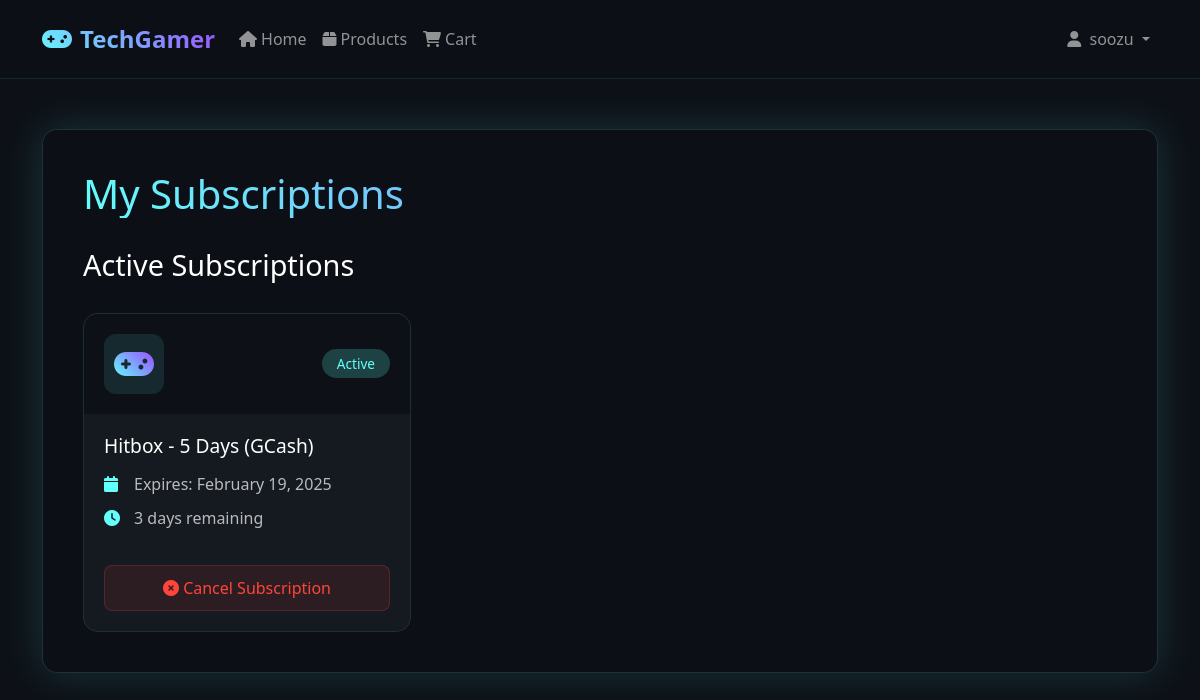
The page /subscriptions.php (signed in) on the database its author committed.
### tables this page shows
CREATE TABLE `subscriptions` (
  `id` int(11) NOT NULL,
  `user_id` int(11) NOT NULL,
  `product_id` int(11) NOT NULL,
  `start_date` datetime NOT NULL,
  `end_date` datetime NOT NULL,
  `status` enum('active','expired') NOT NULL DEFAULT 'active',
  `created_at` timestamp NOT NULL DEFAULT current_timestamp()
);

CREATE TABLE `products` (
  `id` int(11) NOT NULL,
  `name` varchar(100) NOT NULL,
  `description` text DEFAULT NULL,
  `price` decimal(10,2) NOT NULL,
  `category` varchar(50) DEFAULT NULL,
  `image_url` varchar(255) DEFAULT NULL,
  `stock` int(11) DEFAULT 0,
  `created_at` timestamp NOT NULL DEFAULT current_timestamp(),
  `category_id` int(11) DEFAULT NULL
);

### subscriptions.php (the view, shortened to what this page needs)
<?php
require_once 'config/database.php';
$user_id = $_SESSION['user_id'];
$active_sql = "SELECT s.*, p.name as product_name, p.description, p.price
               FROM subscriptions s
               JOIN products p ON s.product_id = p.id
               WHERE s.user_id = ?
               AND s.status = 'active'
               AND s.end_date > NOW()
               ORDER BY s.end_date ASC";
$stmt = $conn->prepare($active_sql);
$stmt->bind_param("i", $user_id);
$stmt->execute();
$result = $stmt->get_result();
$active_subscriptions = [];
while ($row = $result->fetch_assoc()) {
    $active_subscriptions[] = $row;
}
$expired_subscriptions = [];
?>
<!DOCTYPE html>
<html lang="en">
<head>
    <link href="https://cdn.jsdelivr.net/npm/bootstrap@5.3.0/dist/css/bootstrap.min.css" rel="stylesheet">
    <link rel="stylesheet" href="https://cdnjs.cloudflare.com/ajax/libs/font-awesome/6.0.0/css/all.min.css">
    <link rel="stylesheet" href="assets/css/common.css">
    <link rel="stylesheet" href="assets/css/subscriptions.css">
</head>
<body>
    <nav class="navbar navbar-expand-lg navbar-dark">
        <div class="container">
            <a class="navbar-brand" href="index.php">
                <i class="fas fa-gamepad me-2"></i>TechGamer
            </a>
            <div class="collapse navbar-collapse" id="navbarNav">
                <ul class="navbar-nav me-auto">
                    <li class="nav-item">
                        <a class="nav-link" href="index.php">
                            <i class="fas fa-home me-1"></i>Home
                        </a>
                    </li>
                    <li class="nav-item">
                        <a class="nav-link" href="#products">
                            <i class="fas fa-box me-1"></i>Products
                        </a>
                    </li>
                    <?php if(isset($_SESSION['user_id'])): ?>
                        <li class="nav-item">
                            <a class="nav-link" href="cart.php">
                                <i class="fas fa-shopping-cart me-1"></i>Cart
                            </a>
                        </li>
                    <?php endif; ?>
                </ul>
                <ul class="navbar-nav ms-auto">
                    <?php if(isset($_SESSION['user_id'])): ?>
                        <li class="nav-item dropdown">
                            <a class="nav-link dropdown-toggle" href="#" id="userDropdown" role="button"
                               data-bs-toggle="dropdown" aria-expanded="false">
                                <i class="fas fa-user me-1"></i>
                                <?php echo htmlspecialchars($_SESSION['username']); ?>
                            </a>
                        </li>
                    <?php endif; ?>
                </ul>
            </div>
        </div>
    </nav>
    <div class="subscription-bg">
        <div class="container">
            <div class="subscriptions-container">
                <h1>My Subscriptions</h1>
                <?php if(empty($active_subscriptions) && empty($expired_subscriptions)): ?>
                    <div class="empty-subscriptions">
                        <i class="fas fa-clock"></i>
                        <h3>No Subscriptions Found</h3>
                        <p>You don't have any active or expired subscriptions.</p>
                        <a href="index.php" class="btn btn-primary">Browse Products</a>
                    </div>
                <?php else: ?>
                    <?php if(!empty($active_subscriptions)): ?>
                        <h2>Active Subscriptions</h2>
                        <div class="subscription-grid">
                            <?php foreach($active_subscriptions as $sub): ?>
                                <div class="subscription-card">
                                    <div class="subscription-header">
                                        <div class="subscription-icon">
                                            <i class="fas fa-gamepad"></i>
                                        </div>
                                        <span class="badge bg-success">Active</span>
                                    </div>
                                    <div class="subscription-content">
                                        <h3><?php echo htmlspecialchars($sub['product_name']); ?></h3>
                                        <div class="subscription-info">
                                            <div class="info-item">
                                                <i class="fas fa-calendar"></i>
                                                <span>Expires: <?php echo date('F j, Y', strtotime($sub['end_date'])); ?></span>
                                            </div>
                                            <div class="info-item">
                                                <i class="fas fa-clock"></i>
                                                <span>
                                                    <?php
                                                    $now = new DateTime();
                                                    $end = new DateTime($sub['end_date']);
                                                    $diff = $now->diff($end);
                                                    if($diff->days > 0) {
                                                        echo $diff->days . ' days remaining';
                                                    } else {
                                                        echo 'Expires today';
                                                    }
                                                    ?>
                                                </span>
                                            </div>
                                        </div>
                                        <?php if($sub['status'] == 'active'): ?>
                                            <form method="POST">
                                                <button type="submit" name="cancel_subscription" class="btn btn-danger">
                                                    <i class="fas fa-times-circle"></i> Cancel Subscription
                                                </button>
                                            </form>
                                        <?php endif; ?>
                                    </div>
                                </div>
                            <?php endforeach; ?>
                        </div>
                    <?php endif; ?>
                <?php endif; ?>
            </div>
        </div>
    </div>
</body>
</html>

### assets/css/common.css (style rules this page uses)
:root { --primary-color: #2c3e50; --secondary-color: #3498db; --accent-color: #e74c3c; }
body { font-family: 'Segoe UI', Tahoma, Geneva, Verdana, sans-serif; background-color: #f8f9fa; }
.navbar { background-color: var(--primary-color); padding: 1rem 2rem; }
.navbar-brand { color: white !important; font-weight: bold; font-size: 1.5rem; }

### assets/css/subscriptions.css (style rules this page uses)
:root { --primary-color: #63FFFB; --secondary-color: #9C47FF; --dark-bg: #0D1117; --card-bg: rgba(30, 35, 45, 0.9); --text-color: #ffffff; }
body { background: var(--dark-bg); color: var(--text-color); font-family: 'Segoe UI', Tahoma, Geneva, Verdana, sans-serif; min-height: 100vh; }
.navbar { background: rgba(13, 17, 23, 0.95); backdrop-filter: blur(10px); border-bottom: 1px solid rgba(99, 255, 251, 0.1); padding: 1rem 0; }
.navbar-brand { font-size: 1.5rem; font-weight: 700; background: linear-gradient(45deg, var(--primary-color), var(--secondary-color)); -webkit-background-clip: text; -webkit-text-fill-color: transparent; }
.subscriptions-container { background: rgba(13, 17, 23, 0.95); border-radius: 15px; border: 1px solid rgba(99, 255, 251, 0.15); box-shadow: 0 0 40px rgba(99, 255, 251, 0.15); padding: 40px; margin: 50px 0; backdrop-filter: blur(10px); position: relative; }
.subscriptions-container h1 { color: var(--text-color); font-size: 2.5rem; margin-bottom: 30px; background: linear-gradient(45deg, var(--primary-color), var(--secondary-color)); -webkit-background-clip: text; -webkit-text-fill-color: transparent; }
.subscriptions-container h2 { color: var(--text-color); font-size: 1.8rem; margin: 30px 0 20px; }
.subscription-grid { display: grid; grid-template-columns: repeat(auto-fill, minmax(300px, 1fr)); gap: 25px; margin-top: 30px; }
.subscription-card { background: rgba(30, 35, 45, 0.5); border: 1px solid rgba(99, 255, 251, 0.1); border-radius: 15px; overflow: hidden; transition: all 0.3s ease; }
.subscription-header { background: rgba(13, 17, 23, 0.95); padding: 20px; display: flex; justify-content: space-between; align-items: center; }
.subscription-icon { width: 60px; height: 60px; background: rgba(99, 255, 251, 0.1); border-radius: 12px; display: flex; align-items: center; justify-content: center; }
.subscription-icon i { font-size: 2rem; background: linear-gradient(45deg, var(--primary-color), var(--secondary-color)); -webkit-background-clip: text; -webkit-text-fill-color: transparent; }
.subscription-content { padding: 20px; }
.subscription-content h3 { color: var(--text-color); font-size: 1.2rem; margin-bottom: 15px; }
.subscription-info { margin-bottom: 20px; }
.info-item { display: flex; align-items: center; margin-bottom: 10px; color: rgba(255, 255, 255, 0.7); }
.info-item i { width: 20px; margin-right: 10px; color: var(--primary-color); }
.badge { padding: 8px 15px; border-radius: 20px; font-size: 0.85rem; font-weight: 500; }
.badge.bg-success { background: rgba(99, 255, 251, 0.2) !important; color: var(--primary-color); }
.btn-danger { width: 100%; background: rgba(255, 69, 58, 0.1); border: 1px solid rgba(255, 69, 58, 0.2); color: #FF453A; padding: 10px; border-radius: 8px; transition: all 0.3s ease; margin-top: 15px; }

### rows shown on the page
subscriptions: product.name "Hitbox - 5 Days (GCash)", end_date "February 19, 2025", end_date "3"

### other values the page prints
$_SESSION['username'] "soozu"
